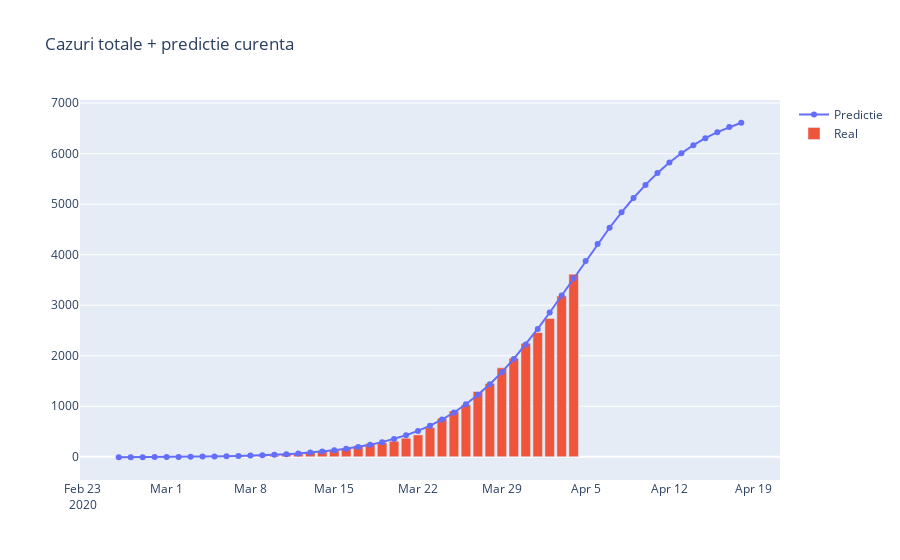
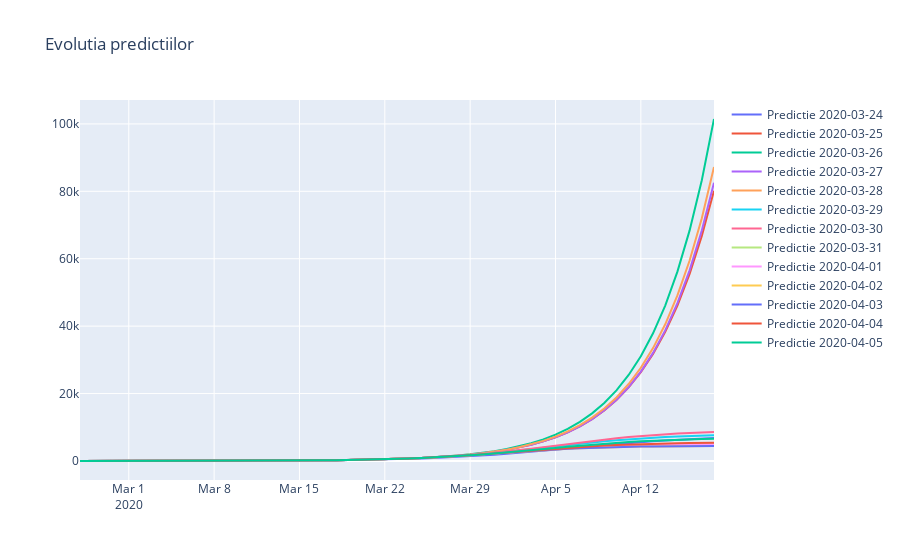
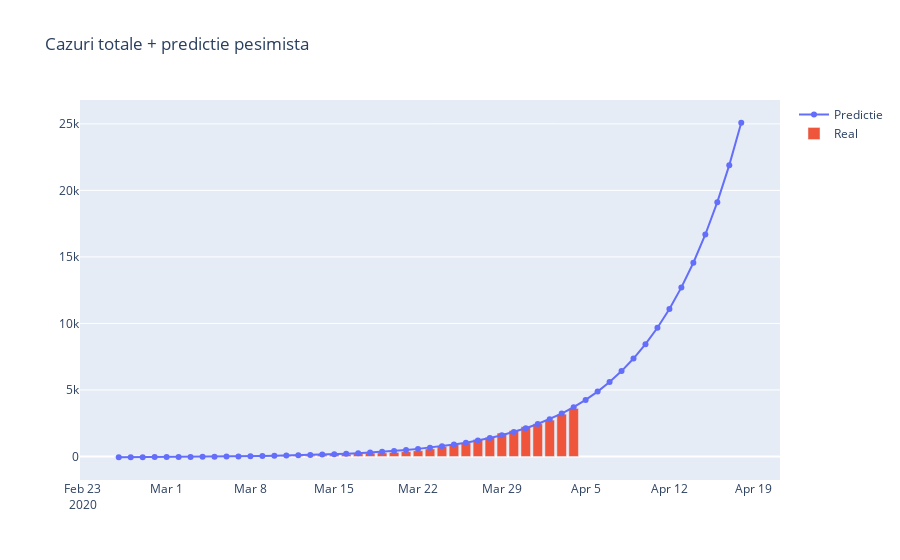
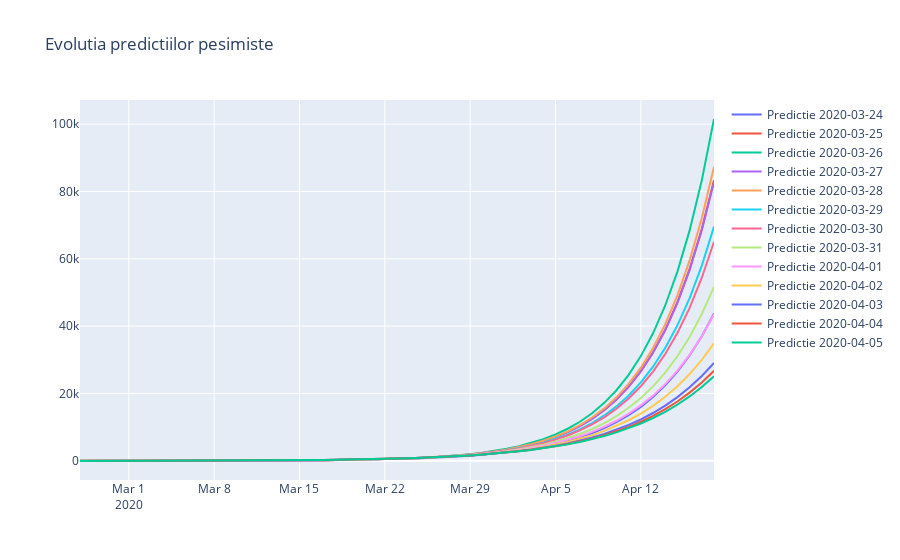

The cell these charts' notebook holds for them, in order:
### Code cell
plot_prediction(logistic, pacienti, "Cazuri totale + predictie curenta", divider=100000)
plot_predictions_history(logistic, pacienti, "Evolutia predictiilor", divider=100000)

plot_prediction(exponential, pacienti, "Cazuri totale + predictie pesimista", divider=1)
plot_predictions_history(exponential, pacienti, "Evolutia predictiilor pesimiste", divider=1)

plot_prediction(parabolic, pacienti, "Cazuri totale + predictie parabolica", divider=1)
plot_predictions_history(parabolic, pacienti, "Evolutia predictiilor parabolice", divider=1)

#plot_prediction(sigmoid, pacienti, "Cazuri totale + predictie sigmoid", divider=1000)
#plot_predictions_history(sigmoid, pacienti, "Evolutia predictiilor sigmoid", divider=1000)
